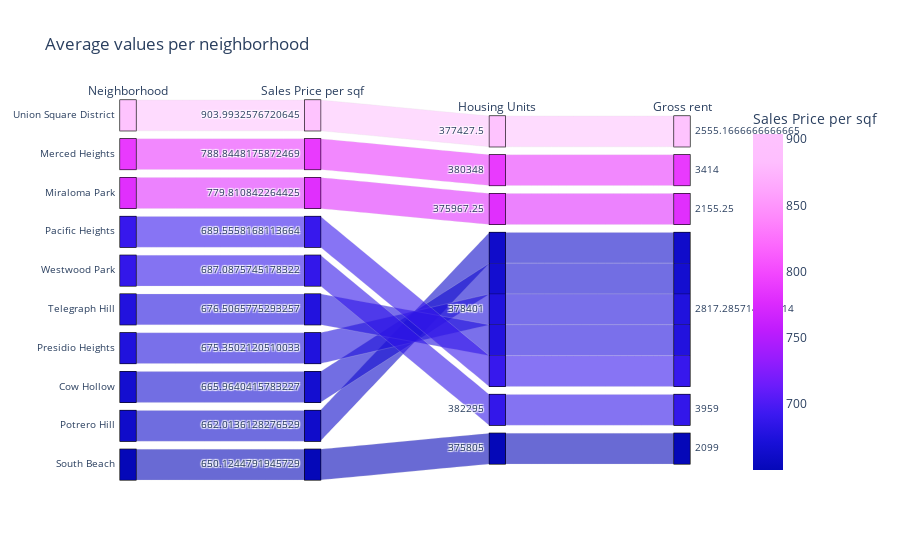

Here is the notebook cell this chart was saved with:
### Markdown cell above
### Create a parallel coordinates plot and parallel categories plot of most expensive neighborhoods in San Francisco per year

### Code cell
# Parallel Categories Plot
px.parallel_categories(
    df_expensive_neighborhoods,
    color="sale_price_sqr_foot",
    color_continuous_scale=px.colors.sequential.Plotly3,
    title='Average values per neighborhood',
    labels={'neighborhood': "Neighborhood", 
            'sale_price_sqr_foot':'Sales Price per sqf',
           'housing_units':'Housing Units',
           'gross_rent':'Gross rent'},
)

### Figure 1 — Plotly figure (JSON) as saved in the notebook; plotly's stock layout.template omitted (floating-point values rounded to 4 significant figures)
{"data": [{"dimensions": [{"label": "Neighborhood", "values": ["Union Square District", "Merced Heights", "Miraloma Park", "Pacific Heights", "Westwood Park", "Telegraph Hill", "Presidio Heights", "Cow Hollow", "Potrero Hill", "South Beach"]}, {"label": "Sales Price per sqf", "values": [904.0, 788.8, 779.8, 689.6, 687.1, 676.5, 675.4, 666.0, 662.0, 650.1]}, {"label": "Housing Units", "values": [377400.0, 380348, 376000.0, 378401, 382295, 378401, 378401, 378401, 378401, 375805]}, {"label": "Gross rent", "values": [2555.0, 3414, 2155.0, 2817.0, 3959, 2817.0, 2817.0, 2817.0, 2817.0, 2099]}], "domain": {"x": [0, 1], "y": [0, 1]}, "line": {"color": [904.0, 788.8, 779.8, 689.6, 687.1, 676.5, 675.4, 666.0, 662.0, 650.1], "coloraxis": "coloraxis"}, "name": "", "type": "parcats"}], "layout": {"autosize": true, "coloraxis": {"colorbar": {"title": {"text": "Sales Price per sqf"}}, "colorscale": [[0, "#0508b8"], [0.08333, "#1910d8"], [0.1667, "#3c19f0"], [0.25, "#6b1cfb"], [0.3333, "#981cfd"], [0.4167, "#bf1cfd"], [0.5, "#dd2bfd"], [0.5833, "#f246fe"], [0.6667, "#fc67fd"], [0.75, "#fe88fc"], [0.8333, "#fea5fd"], [0.9167, "#febefe"], [1, "#fec3fe"]]}, "legend": {"tracegroupgap": 0}, "title": {"text": "Average values per neighborhood"}}}
